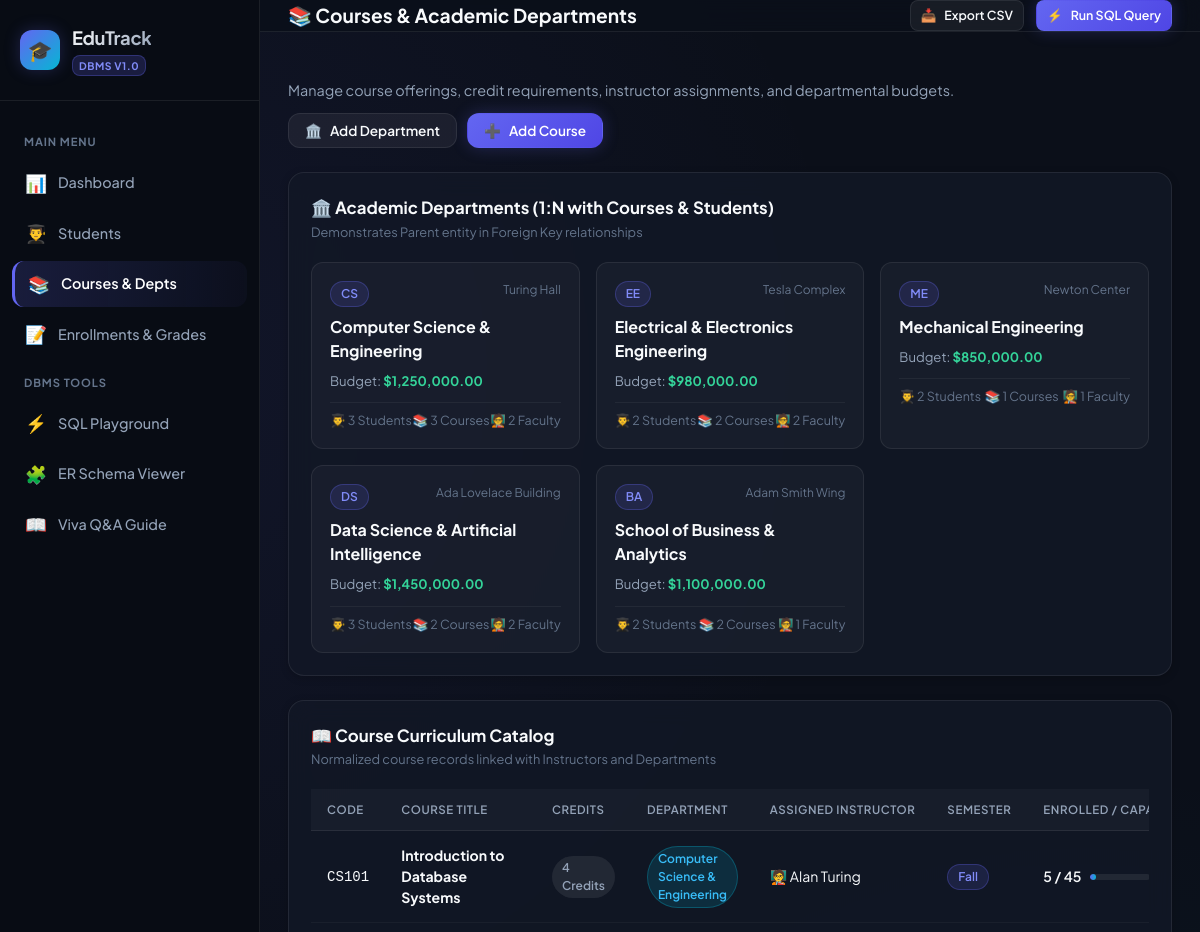
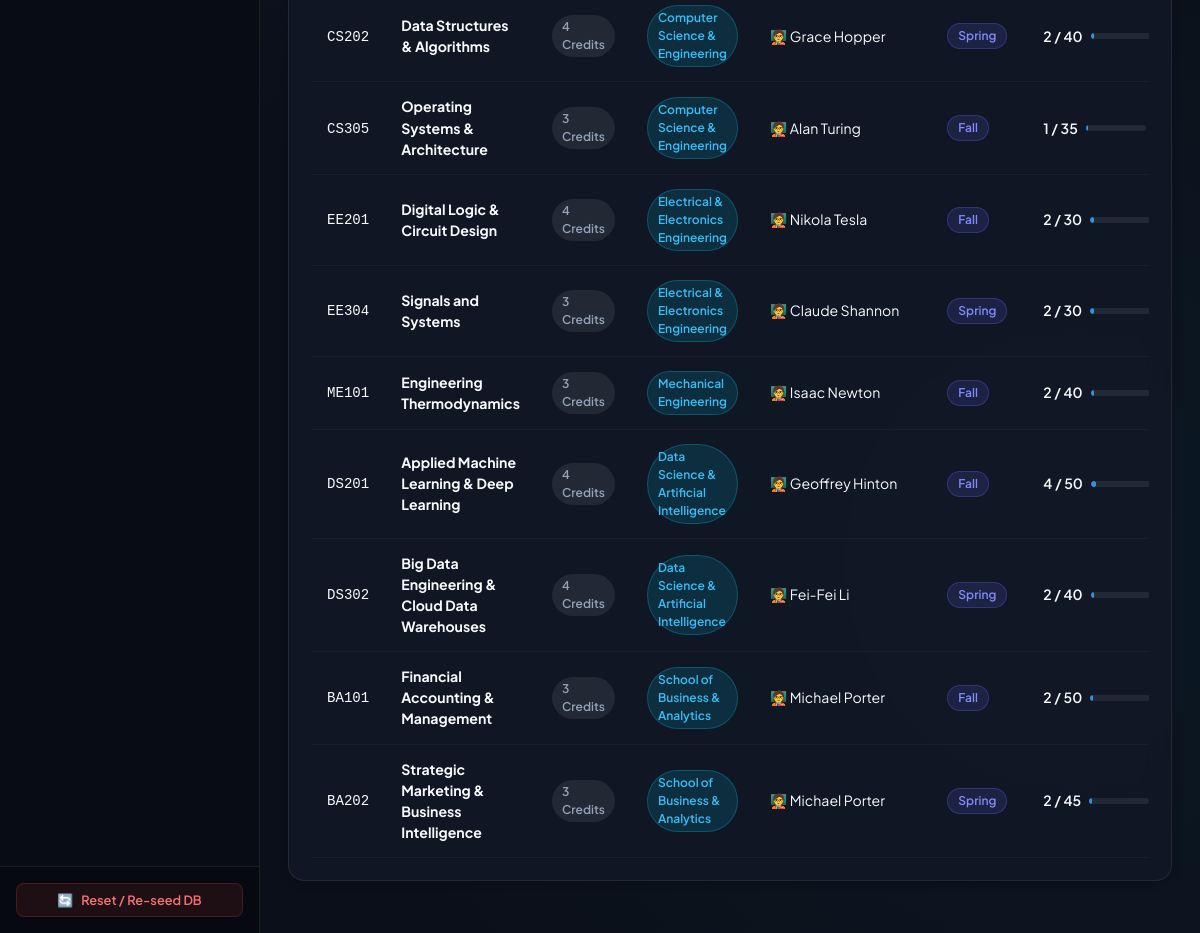
Screenshot of /courses with the database file from the repository (2 pictures, top to bottom).
### tables this page shows
CREATE TABLE departments (
    dept_id INTEGER PRIMARY KEY AUTOINCREMENT,
    dept_code VARCHAR(10) UNIQUE NOT NULL,
    dept_name VARCHAR(100) NOT NULL,
    building VARCHAR(50),
    budget DECIMAL(12, 2) DEFAULT 0.00,
    created_at TIMESTAMP DEFAULT CURRENT_TIMESTAMP
);

CREATE TABLE courses (
    course_id INTEGER PRIMARY KEY AUTOINCREMENT,
    course_code VARCHAR(15) UNIQUE NOT NULL,
    course_title VARCHAR(150) NOT NULL,
    credits INTEGER NOT NULL CHECK(credits > 0 AND credits <= 6),
    dept_id INTEGER NOT NULL,
    instructor_id INTEGER,
    max_capacity INTEGER DEFAULT 40 CHECK(max_capacity > 0),
    semester_offered VARCHAR(20) DEFAULT 'Fall',
    FOREIGN KEY (dept_id) REFERENCES departments(dept_id) ON DELETE RESTRICT ON UPDATE CASCADE,
    FOREIGN KEY (instructor_id) REFERENCES instructors(instructor_id) ON DELETE SET NULL ON UPDATE CASCADE
);

### app.py (the view)
@app.route('/courses')
def courses_page():
    courses = db.get_all_courses()
    departments = db.get_all_departments()
    instructors = db.get_all_instructors()
    return render_template('courses.html', courses=courses, departments=departments, instructors=instructors)

### database.py (called while the page is built)
def get_db_connection():
    conn = sqlite3.connect(DB_PATH)
    conn.row_factory = sqlite3.Row
    conn.execute("PRAGMA foreign_keys = ON;")
    return conn

def get_all_courses():
    conn = get_db_connection()
    c = conn.cursor()
    c.execute("""
        SELECT c.*, d.dept_name, d.dept_code,
               i.first_name || ' ' || i.last_name AS instructor_name,
               (SELECT COUNT(*) FROM enrollments e WHERE e.course_id = c.course_id AND e.status != 'Dropped') AS enrolled_students
        FROM courses c
        JOIN departments d ON c.dept_id = d.dept_id
        LEFT JOIN instructors i ON c.instructor_id = i.instructor_id
        ORDER BY c.course_id ASC;
    """)
    courses = [dict(row) for row in c.fetchall()]
    conn.close()
    return courses

def get_all_departments():
    conn = get_db_connection()
    c = conn.cursor()
    c.execute("""
        SELECT d.*,
               (SELECT COUNT(*) FROM students s WHERE s.dept_id = d.dept_id) AS student_count,
               (SELECT COUNT(*) FROM courses c WHERE c.dept_id = d.dept_id) AS course_count,
               (SELECT COUNT(*) FROM instructors i WHERE i.dept_id = d.dept_id) AS instructor_count
        FROM departments d
        ORDER BY d.dept_id ASC;
    """)
    depts = [dict(row) for row in c.fetchall()]
    conn.close()
    return depts

def get_all_instructors():
    conn = get_db_connection()
    c = conn.cursor()
    c.execute("""
        SELECT i.*, d.dept_name, d.dept_code,
               (SELECT COUNT(*) FROM courses c WHERE c.instructor_id = i.instructor_id) AS courses_taught
        FROM instructors i
        JOIN departments d ON i.dept_id = d.dept_id
        ORDER BY i.instructor_id ASC;
    """)
    instructors = [dict(row) for row in c.fetchall()]
    conn.close()
    return instructors

### templates/courses.html (shortened to what this page needs)
{% extends 'base.html' %}
{% block page_title %}
<span>📚 Courses & Academic Departments</span>
{% endblock %}
{% block content %}
<div style="display: flex; justify-content: space-between; align-items: center; margin-bottom: 24px; flex-wrap: wrap; gap: 12px;">
    <div>
        <p style="color: var(--text-secondary); font-size: 0.9rem;">
            Manage course offerings, credit requirements, instructor assignments, and departmental budgets.
        </p>
    </div>
    <div style="display: flex; gap: 10px;">
        <button type="button" class="btn btn-secondary" onclick="openModal('addDepartmentModal')">
            <span>🏛️</span> Add Department
        </button>
        <button type="button" class="btn btn-primary" onclick="openModal('addCourseModal')">
            <span>➕</span> Add Course
        </button>
    </div>
</div>
<div class="card-panel">
    <div class="panel-header">
        <div>
            <h3 class="panel-title">🏛️ Academic Departments (1:N with Courses & Students)</h3>
            <p class="panel-subtitle">Demonstrates Parent entity in Foreign Key relationships</p>
        </div>
    </div>
    <div style="display: grid; grid-template-columns: repeat(auto-fit, minmax(260px, 1fr)); gap: 16px;">
        {% for d in departments %}
        <div style="background: rgba(255,255,255,0.03); border: 1px solid var(--border-color); border-radius: var(--radius-md); padding: 18px;">
            <div style="display: flex; justify-content: space-between; align-items: flex-start; margin-bottom: 8px;">
                <span class="badge badge-primary">{{ d.dept_code }}</span>
                <span style="font-size: 0.75rem; color: var(--text-muted);">{{ d.building or 'Campus Hall' }}</span>
            </div>
            <h4 style="font-size: 1rem; font-weight: 700; margin-bottom: 8px;">{{ d.dept_name }}</h4>
            <div style="font-size: 0.82rem; color: var(--text-secondary); margin-bottom: 12px;">
                Budget: <strong style="color: #34D399;">${{ "{:,.2f}".format(d.budget) }}</strong>
            </div>
            <div style="display: flex; justify-content: space-between; font-size: 0.78rem; border-top: 1px solid rgba(255,255,255,0.05); padding-top: 8px; color: var(--text-muted);">
                <span>👨‍🎓 {{ d.student_count }} Students</span>
                <span>📚 {{ d.course_count }} Courses</span>
                <span>🧑‍🏫 {{ d.instructor_count }} Faculty</span>
            </div>
        </div>
        {% endfor %}
    </div>
</div>
<div class="card-panel">
    <div class="panel-header">
        <div>
            <h3 class="panel-title">📖 Course Curriculum Catalog</h3>
            <p class="panel-subtitle">Normalized course records linked with Instructors and Departments</p>
        </div>
    </div>
    <div class="table-responsive">
        <table class="custom-table">
            <thead>
                <tr>
                    <th>Code</th>
                    <th>Course Title</th>
                    <th>Credits</th>
                    <th>Department</th>
                    <th>Assigned Instructor</th>
                    <th>Semester</th>
                    <th>Enrolled / Capacity</th>
                </tr>
            </thead>
            <tbody>
                {% for c in courses %}
                <tr>
                    <td><code>{{ c.course_code }}</code></td>
                    <td><strong>{{ c.course_title }}</strong></td>
                    <td><span class="badge badge-neutral">{{ c.credits }} Credits</span></td>
                    <td><span class="badge badge-info">{{ c.dept_name }}</span></td>
                    <td>
                        {% if c.instructor_name %}
                            <span>🧑‍🏫 {{ c.instructor_name }}</span>
                        {% else %}
                            <span style="color: var(--text-muted); font-style: italic;">Unassigned</span>
                        {% endif %}
                    </td>
                    <td><span class="badge badge-primary">{{ c.semester_offered }}</span></td>
                    <td>
                        <div style="display: flex; align-items: center; gap: 8px;">
                            <span style="font-weight: 600;">{{ c.enrolled_students }} / {{ c.max_capacity }}</span>
                            <div class="progress-bar-bg" style="width: 60px;">
                                <div class="progress-bar-fill" style="width: {{ (c.enrolled_students / c.max_capacity * 100)|round }}%;"></div>
                            </div>
                        </div>
                    </td>
                </tr>
                {% endfor %}
            </tbody>
        </table>
    </div>
</div>
{% endblock %}

### static/css/style.css (style rules this page uses)
:root { --font-sans: 'Plus Jakarta Sans', -apple-system, BlinkMacSystemFont, "Segoe UI", Roboto, Helvetica, Arial, sans-serif; --font-mono: 'JetBrains Mono', 'Fira Code', Consolas, Monaco, monospace; --bg-main: #0B0F19; --bg-card: rgba(18, 24, 38, 0.85); --bg-card-hover: rgba(26, 34, 53, 0.95); --bg-sidebar: #080C14; --bg-input: #121826; --border-color: rgba(255, 255, 255, 0.08); --border-focus: rgba(99, 102, 241, 0.5); --text-primary: #F8FAFC; --text-secondary: #94A3B8; --text-muted: #64748B; --primary: #6366F1; --primary-light: #818CF8; --primary-dark: #4F46E5; --primary-glow: rgba(99, 102, 241, 0.25); --success: #10B981; --success-glow: rgba(16, 185, 129, 0.2); --warning: #F59E0B; --warning-glow: rgba(245, 158, 11, 0.2); --danger: #EF4444; --danger-glow: rgba(239, 68, 68, 0.2); --info: #06B6D4; --info-glow: rgba(6, 182, 212, 0.2); --radius-sm: 8px; --radius-md: 12px; --radius-lg: 16px; --radius-full: 9999px; --shadow-sm: 0 2px 8px rgba(0, 0, 0, 0.2); --shadow-md: 0 6px 20px rgba(0, 0, 0, 0.35); --shadow-lg: 0 12px 32px rgba(0, 0, 0, 0.5); --glass: backdrop-filter: blur(12px); -webkit-backdrop-filter: blur(12px); --transition: all 0.2s cubic-bezier(0.16, 1, 0.3, 1); }
*, *::before, *::after { box-sizing: border-box; margin: 0; padding: 0; }
body { font-family: var(--font-sans); background-color: var(--bg-main); color: var(--text-primary); line-height: 1.5; min-height: 100vh; display: flex; overflow-x: hidden; background-image: radial-gradient(circle at 10% 20%, rgba(99, 102, 241, 0.08) 0%, transparent 40%), radial-gradient(circle at 90% 80%, rgba(6, 182, 212, 0.06) 0%, transparent 40%); }
button, input, select, textarea { font-family: inherit; }
.card-panel { background: var(--bg-card); backdrop-filter: blur(12px); -webkit-backdrop-filter: blur(12px); border: 1px solid var(--border-color); border-radius: var(--radius-lg); padding: 22px; margin-bottom: 24px; box-shadow: var(--shadow-sm); }
.panel-header { display: flex; justify-content: space-between; align-items: center; margin-bottom: 20px; flex-wrap: wrap; gap: 12px; }
.panel-title { font-size: 1.05rem; font-weight: 700; display: flex; align-items: center; gap: 8px; }
.panel-subtitle { font-size: 0.8rem; color: var(--text-muted); margin-top: 2px; }
.table-responsive { width: 100%; overflow-x: auto; }
.custom-table { width: 100%; border-collapse: separate; border-spacing: 0; text-align: left; font-size: 0.88rem; }
.custom-table th { background: rgba(255, 255, 255, 0.03); color: var(--text-secondary); font-weight: 600; text-transform: uppercase; font-size: 0.72rem; letter-spacing: 0.05em; padding: 12px 16px; border-bottom: 1px solid var(--border-color); white-space: nowrap; }
.custom-table td { padding: 14px 16px; border-bottom: 1px solid rgba(255, 255, 255, 0.04); color: var(--text-primary); vertical-align: middle; }
.custom-table tbody tr { transition: var(--transition); }
.badge { display: inline-flex; align-items: center; gap: 4px; padding: 3px 10px; border-radius: var(--radius-full); font-size: 0.75rem; font-weight: 600; }
.badge-primary { background: rgba(99, 102, 241, 0.15); color: #818CF8; border: 1px solid rgba(99, 102, 241, 0.3); }
.badge-info { background: rgba(6, 182, 212, 0.15); color: #38BDF8; border: 1px solid rgba(6, 182, 212, 0.3); }
.badge-neutral { background: rgba(255, 255, 255, 0.08); color: var(--text-secondary); }
.btn { display: inline-flex; align-items: center; justify-content: center; gap: 8px; padding: 8px 16px; border-radius: var(--radius-md); font-size: 0.85rem; font-weight: 600; cursor: pointer; transition: var(--transition); border: 1px solid transparent; }
.btn-primary { background: linear-gradient(135deg, var(--primary), var(--primary-dark)); color: #FFF; box-shadow: 0 0 16px var(--primary-glow); }
.btn-secondary { background: rgba(255, 255, 255, 0.06); color: var(--text-primary); border-color: var(--border-color); }
.progress-bar-bg { width: 100%; height: 6px; background: rgba(255, 255, 255, 0.08); border-radius: var(--radius-full); overflow: hidden; }
.progress-bar-fill { height: 100%; background: linear-gradient(90deg, var(--primary), var(--info)); border-radius: var(--radius-full); }

### rows the page displays
departments: dept_code "CS", building "Turing Hall", dept_name "Computer Science & Engineering", budget "1,250,000.00", student_count "3", course_count "3", instructor_count "2"
departments: dept_code "EE", building "Tesla Complex", dept_name "Electrical & Electronics Engineering", budget "980,000.00", student_count "2", course_count "2", instructor_count "2"
departments: dept_code "ME", building "Newton Center", dept_name "Mechanical Engineering", budget "850,000.00", student_count "2", course_count "1", instructor_count "1"
departments: dept_code "DS", building "Ada Lovelace Building", dept_name "Data Science & Artificial Intelligence", budget "1,450,000.00", student_count "3", course_count "2", instructor_count "2"
departments: dept_code "BA", building "Adam Smith Wing", dept_name "School of Business & Analytics", budget "1,100,000.00", student_count "2", course_count "2", instructor_count "1"
courses: course_code "CS101", course_title "Introduction to Database Systems", credits "4", dept_name "Computer Science & Engineering", instructor_name "Alan Turing", semester_offered "Fall", enrolled_students "5", max_capacity "45"
courses: course_code "CS202", course_title "Data Structures & Algorithms", credits "4", dept_name "Computer Science & Engineering", instructor_name "Grace Hopper", semester_offered "Spring", enrolled_students "2", max_capacity "40"
courses: course_code "CS305", course_title "Operating Systems & Architecture", credits "3", dept_name "Computer Science & Engineering", instructor_name "Alan Turing", semester_offered "Fall", enrolled_students "1", max_capacity "35"
courses: course_code "EE201", course_title "Digital Logic & Circuit Design", credits "4", dept_name "Electrical & Electronics Engineering", instructor_name "Nikola Tesla", semester_offered "Fall", enrolled_students "2", max_capacity "30"
courses: course_code "EE304", course_title "Signals and Systems", credits "3", dept_name "Electrical & Electronics Engineering", instructor_name "Claude Shannon", semester_offered "Spring", enrolled_students "2", max_capacity "30"
courses: course_code "ME101", course_title "Engineering Thermodynamics", credits "3", dept_name "Mechanical Engineering", instructor_name "Isaac Newton", semester_offered "Fall", enrolled_students "2", max_capacity "40"
courses: course_code "DS201", course_title "Applied Machine Learning & Deep Learning", credits "4", dept_name "Data Science & Artificial Intelligence", instructor_name "Geoffrey Hinton", semester_offered "Fall", enrolled_students "4", max_capacity "50"
courses: course_code "DS302", course_title "Big Data Engineering & Cloud Data Warehouses", credits "4", dept_name "Data Science & Artificial Intelligence", instructor_name "Fei-Fei Li", semester_offered "Spring", enrolled_students "2", max_capacity "40"
courses: course_code "BA101", course_title "Financial Accounting & Management", credits "3", dept_name "School of Business & Analytics", instructor_name "Michael Porter", semester_offered "Fall", enrolled_students "2", max_capacity "50"
courses: course_code "BA202", course_title "Strategic Marketing & Business Intelligence", credits "3", dept_name "School of Business & Analytics", instructor_name "Michael Porter", semester_offered "Spring", enrolled_students "2", max_capacity "45"
